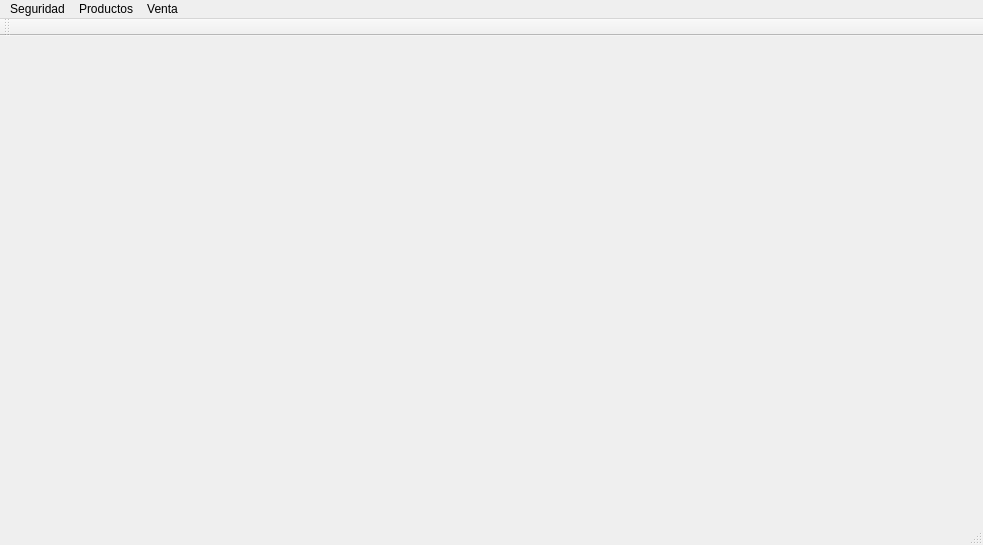
<?xml version="1.0" encoding="UTF-8"?>
<ui version="4.0">
 <class>MainWindow</class>
 <widget class="QMainWindow" name="MainWindow">
  <property name="geometry">
   <rect>
    <x>0</x>
    <y>0</y>
    <width>983</width>
    <height>545</height>
   </rect>
  </property>
  <property name="windowTitle">
   <string>.::Ñ Sistema de Restaurante ::.</string>
  </property>
  <widget class="QWidget" name="centralWidget"/>
  <widget class="QMenuBar" name="menuBar">
   <property name="geometry">
    <rect>
     <x>0</x>
     <y>0</y>
     <width>983</width>
     <height>21</height>
    </rect>
   </property>
   <widget class="QMenu" name="menuSeguridad">
    <property name="title">
     <string>Seguridad</string>
    </property>
    <addaction name="actionAsignar_permisos"/>
    <addaction name="actionRetirar_permisos"/>
    <addaction name="actionListar_Permisos"/>
   </widget>
   <widget class="QMenu" name="menuProductos">
    <property name="title">
     <string>Productos</string>
    </property>
    <addaction name="actionGesti_n_de_productos_2"/>
    <addaction name="actionListar_Productos_stock"/>
    <addaction name="actionActualizar_Stock"/>
   </widget>
   <widget class="QMenu" name="menuVenta">
    <property name="title">
     <string>Venta</string>
    </property>
    <addaction name="actionRegistrar_Venta"/>
   </widget>
   <addaction name="menuSeguridad"/>
   <addaction name="menuProductos"/>
   <addaction name="menuVenta"/>
  </widget>
  <widget class="QToolBar" name="mainToolBar">
   <attribute name="toolBarArea">
    <enum>TopToolBarArea</enum>
   </attribute>
   <attribute name="toolBarBreak">
    <bool>false</bool>
   </attribute>
  </widget>
  <widget class="QStatusBar" name="statusBar"/>
  <action name="actionAsignar_permisos">
   <property name="text">
    <string>Asignar permisos...</string>
   </property>
   <property name="shortcut">
    <string>Ctrl+P</string>
   </property>
  </action>
  <action name="actionRetirar_permisos">
   <property name="text">
    <string>Retirar permisos...</string>
   </property>
  </action>
  <action name="actionListar_Permisos">
   <property name="text">
    <string>Listar Permisos...</string>
   </property>
  </action>
  <action name="actionListar_Productos_stock">
   <property name="text">
    <string>Listar Productos / buscar...</string>
   </property>
  </action>
  <action name="actionActualizar_Stock">
   <property name="text">
    <string>Actualizar Stock...</string>
   </property>
  </action>
  <action name="actionGesti_n_de_productos_2">
   <property name="text">
    <string>Gestión de productos...</string>
   </property>
   <property name="shortcut">
    <string>Shift+P</string>
   </property>
  </action>
  <action name="actionRegistrar_Venta">
   <property name="text">
    <string>Registrar Venta...</string>
   </property>
   <property name="shortcut">
    <string>Ctrl+V</string>
   </property>
  </action>
 </widget>
 <layoutdefault spacing="6" margin="11"/>
 <resources/>
 <connections/>
</ui>
